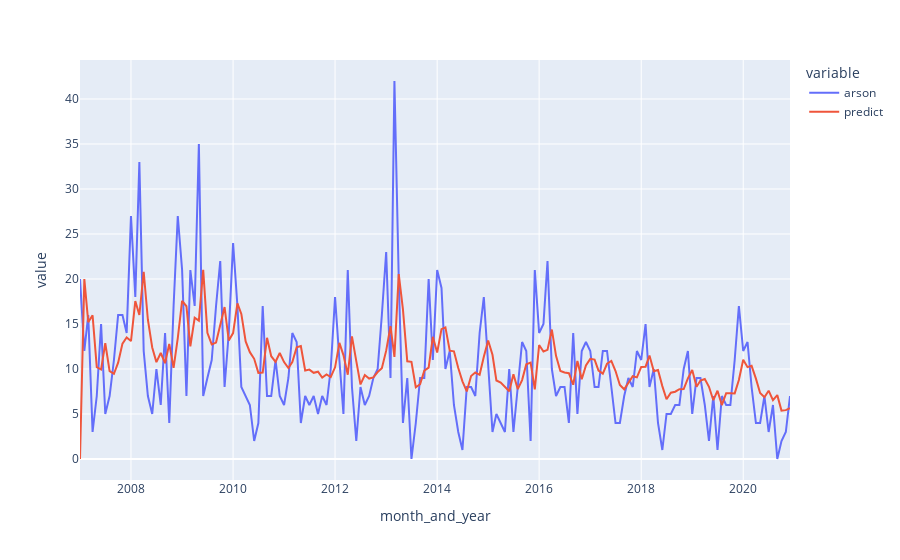

The notebook cell saved with this chart:
### Code cell
px.line(df_arson_midland, x='month_and_year', y=['arson', 'predict'])

### Figure 1 — Plotly figure (JSON) as saved in the notebook; plotly's stock layout.template omitted (floating-point values rounded to 4 significant figures; data arrays with more than 128 entries replaced by an {"elided": "..."} marker saying what was removed)
{"data": [{"hovertemplate": "variable=arson<br>month_and_year=%{x}<br>value=%{y}<extra></extra>", "legendgroup": "arson", "line": {"color": "#636efa", "dash": "solid"}, "mode": "lines", "name": "arson", "orientation": "v", "showlegend": true, "type": "scatter", "x": {"elided": "168 str values"}, "xaxis": "x", "y": {"elided": "168 int values"}, "yaxis": "y"}, {"hovertemplate": "variable=predict<br>month_and_year=%{x}<br>value=%{y}<extra></extra>", "legendgroup": "predict", "line": {"color": "#EF553B", "dash": "solid"}, "mode": "lines", "name": "predict", "orientation": "v", "showlegend": true, "type": "scatter", "x": {"elided": "168 str values"}, "xaxis": "x", "y": {"elided": "168 float values"}, "yaxis": "y"}], "layout": {"legend": {"title": {"text": "variable"}, "tracegroupgap": 0}, "margin": {"t": 60}, "xaxis": {"anchor": "y", "domain": [0, 1], "title": {"text": "month_and_year"}}, "yaxis": {"anchor": "x", "domain": [0, 1], "title": {"text": "value"}}}}
